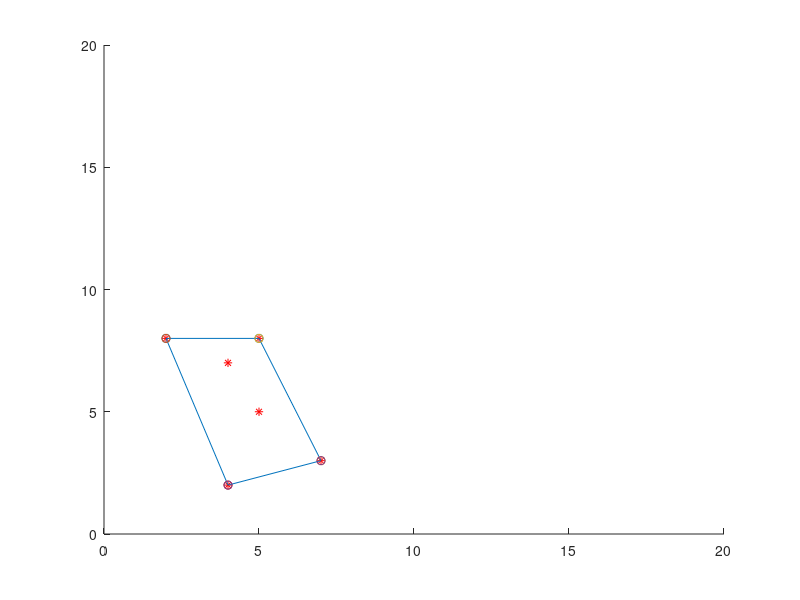

Write the MATLAB code that produced this figure.
%example
%convex hull perfect drwn boundary
%P=[4,7;2,8;3,9;4,2;7,3;5,5];
hold on;
axis([0 20 0 20]);
P=[4,7;2,8;5,8;4,2;7,3;5,5];
ss1=[];
ii2=1;
XM=P(:,1);
YM=P(:,2);
plot(XM,YM,'r*');
for i=1:6
    %kk=0;
for j=i+1:6
    q1=P(i,:);
    q2=P(j,:);
    tst1=0;
    tst2=0;
    tst3=0;
    lh=line([q1(1,1),q2(1,1)],[q1(1,2),q2(1,2)]);
    pause(2);
    if ~isequal(q1,q2)
    for k=1:6
    q3=P(k,:);
    X=q3(1,1);
    Y=q3(1,2);
    q3=(Y-q1(1,2))*(q1(1,1)-q2(1,1))-(q1(1,2)-q2(1,2))*(X-q1(1,1));
    if q3==0
        tst1=tst1+1;
        %disp(sprintf('OK__%d',k));
    else if q3<0
        
        tst2=tst2+1;
            %disp(sprintf('left__%d',k));
        else if q3>0
                
                tst3=tst3+1;
                %disp(sprintf('right__%d',k));
            end
        end
    end
    end%end of k
    end% end of if
    if ((tst2~=0)&&(tst3~=0)&&(tst1~=0))||((tst2~=0)&&(tst3~=0)&&(tst1==0))
        %do nothing
        delete(lh);
    else
        %disp(q2);
       % hold on;
        %axis([0 20 0 20]);
       %scatter(q2(1,1),q2(1,2));
       %if i==2
           xm=[q1(:,1),q2(:,1)];
           xy=[q1(:,2),q2(:,2)];
       %subplot(2,3,ii2);    
      % line(xm,xy);
       %ii2=ii2+1;
       scatter(xm,xy);
       pause(2);
       %end
    end
   % disp('---------------------------------');
end%end of j 
%disp('+++++++++++++++++++++++++++++++++++++++++++++++++++++++');
end
